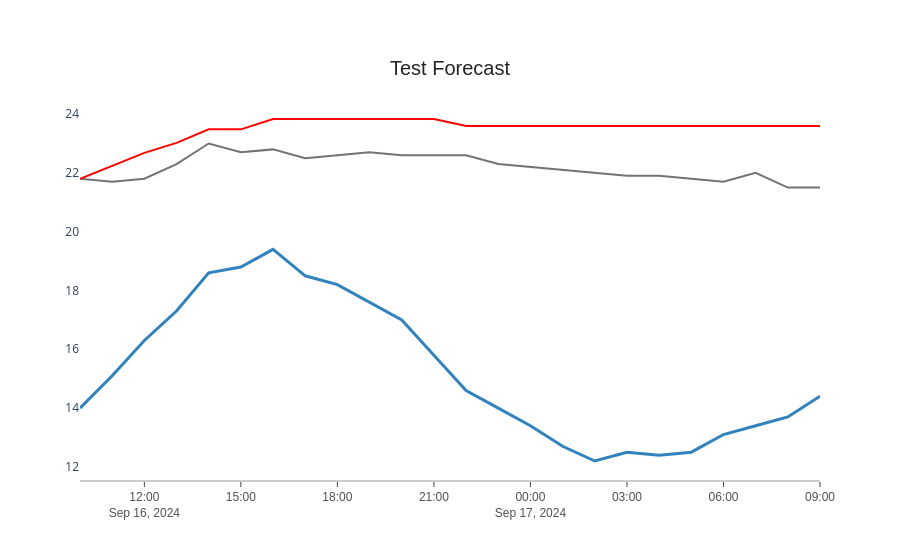

The notebook cell saved with this chart:
### Code cell
## VISUALIZE THE PREDICTIONS
# Data to numpy array
x_data = test3_COMBINED["ts"].values
y_data2 = test3_COMBINED['Temperature_indoor'].values
y_data = test3_COMBINED["Temperature_API"].values
y_data3 = test3_COMBINED['Indoor_predict'].values

# Define the figure with the data
fig = go.Figure()

fig.add_trace(go.Scatter(x=x_data, y=y_data, mode='lines',
    name='Forecast Temperature',
    line=dict(color= 'rgb(49,130,189)', width=3),
    connectgaps=True))

fig.add_trace(go.Scatter(x=x_data, y=y_data2, mode='lines',
        name='Indoor Temperature (real)',
        line=dict(color= 'rgb(115,115,115)', width=2),
        connectgaps=True))

fig.add_trace(go.Scatter(x=x_data, y=y_data3, mode='lines',
        name='Indoor Temperature (prediction)',
        line=dict(color= 'rgb(255, 0, 0)', width=2),
        connectgaps=True))

# Define general layout
fig.update_layout(
    xaxis=dict(showline=True, showgrid=False, showticklabels=True, linecolor='rgb(204, 204, 204)', linewidth=2, ticks='outside', tickfont=dict(family='Arial', size=12, color='rgb(82, 82, 82)')),
    yaxis=dict(showgrid=False, zeroline=False, showline=False, showticklabels=True),
    autosize=True,
    showlegend=False,
    plot_bgcolor='white')

# Add and define title and other annotations
annotations = []
# Title
annotations.append(dict(xref='paper', yref='paper', x=0.5, y=1.05,xanchor='center', yanchor='bottom', text='Test Forecast', font=dict(family='Arial',size=20, color='rgb(37,37,37)'), showarrow=False))
# Source
fig.update_layout(annotations=annotations)

### Figure 1 — Plotly figure (JSON) as saved in the notebook; plotly's stock layout.template omitted (floating-point values rounded to 4 significant figures)
{"data": [{"connectgaps": true, "line": {"color": "rgb(49,130,189)", "width": 3}, "mode": "lines", "name": "Forecast Temperature", "type": "scatter", "x": ["2024-09-16 10:00:00", "2024-09-16 11:00:00", "2024-09-16 12:00:00", "2024-09-16 13:00:00", "2024-09-16 14:00:00", "2024-09-16 15:00:00", "2024-09-16 16:00:00", "2024-09-16 17:00:00", "2024-09-16 18:00:00", "2024-09-16 19:00:00", "2024-09-16 20:00:00", "2024-09-16 21:00:00", "2024-09-16 22:00:00", "2024-09-16 23:00:00", "2024-09-17 00:00:00", "2024-09-17 01:00:00", "2024-09-17 02:00:00", "2024-09-17 03:00:00", "2024-09-17 04:00:00", "2024-09-17 05:00:00", "2024-09-17 06:00:00", "2024-09-17 07:00:00", "2024-09-17 08:00:00", "2024-09-17 09:00:00"], "y": [14, 15.1, 16.3, 17.3, 18.6, 18.8, 19.4, 18.5, 18.2, 17.6, 17, 15.8, 14.6, 14, 13.4, 12.7, 12.2, 12.5, 12.4, 12.5, 13.1, 13.4, 13.7, 14.4]}, {"connectgaps": true, "line": {"color": "rgb(115,115,115)", "width": 2}, "mode": "lines", "name": "Indoor Temperature (real)", "type": "scatter", "x": ["2024-09-16 10:00:00", "2024-09-16 11:00:00", "2024-09-16 12:00:00", "2024-09-16 13:00:00", "2024-09-16 14:00:00", "2024-09-16 15:00:00", "2024-09-16 16:00:00", "2024-09-16 17:00:00", "2024-09-16 18:00:00", "2024-09-16 19:00:00", "2024-09-16 20:00:00", "2024-09-16 21:00:00", "2024-09-16 22:00:00", "2024-09-16 23:00:00", "2024-09-17 00:00:00", "2024-09-17 01:00:00", "2024-09-17 02:00:00", "2024-09-17 03:00:00", "2024-09-17 04:00:00", "2024-09-17 05:00:00", "2024-09-17 06:00:00", "2024-09-17 07:00:00", "2024-09-17 08:00:00", "2024-09-17 09:00:00"], "y": [21.8, 21.7, 21.8, 22.3, 23, 22.7, 22.8, 22.5, 22.6, 22.7, 22.6, 22.6, 22.6, 22.3, 22.2, 22.1, 22, 21.9, 21.9, 21.8, 21.7, 22, 21.5, 21.5]}, {"connectgaps": true, "line": {"color": "rgb(255, 0, 0)", "width": 2}, "mode": "lines", "name": "Indoor Temperature (prediction)", "type": "scatter", "x": ["2024-09-16 10:00:00", "2024-09-16 11:00:00", "2024-09-16 12:00:00", "2024-09-16 13:00:00", "2024-09-16 14:00:00", "2024-09-16 15:00:00", "2024-09-16 16:00:00", "2024-09-16 17:00:00", "2024-09-16 18:00:00", "2024-09-16 19:00:00", "2024-09-16 20:00:00", "2024-09-16 21:00:00", "2024-09-16 22:00:00", "2024-09-16 23:00:00", "2024-09-17 00:00:00", "2024-09-17 01:00:00", "2024-09-17 02:00:00", "2024-09-17 03:00:00", "2024-09-17 04:00:00", "2024-09-17 05:00:00", "2024-09-17 06:00:00", "2024-09-17 07:00:00", "2024-09-17 08:00:00", "2024-09-17 09:00:00"], "y": [21.8, 22.24, 22.68, 23.02, 23.48, 23.48, 23.83, 23.83, 23.83, 23.83, 23.83, 23.83, 23.6, 23.6, 23.6, 23.6, 23.6, 23.6, 23.6, 23.6, 23.6, 23.6, 23.6, 23.6]}], "layout": {"annotations": [{"font": {"color": "rgb(37,37,37)", "family": "Arial", "size": 20}, "showarrow": false, "text": "Test Forecast", "x": 0.5, "xanchor": "center", "xref": "paper", "y": 1.05, "yanchor": "bottom", "yref": "paper"}], "autosize": true, "plot_bgcolor": "white", "showlegend": false, "xaxis": {"autorange": true, "linecolor": "rgb(204, 204, 204)", "linewidth": 2, "range": ["2024-09-16 10:00", "2024-09-17 09:00"], "showgrid": false, "showline": true, "showticklabels": true, "tickfont": {"color": "rgb(82, 82, 82)", "family": "Arial", "size": 12}, "ticks": "outside", "type": "date"}, "yaxis": {"autorange": true, "range": [11.55, 24.48], "showgrid": false, "showline": false, "showticklabels": true, "type": "linear", "zeroline": false}}}
